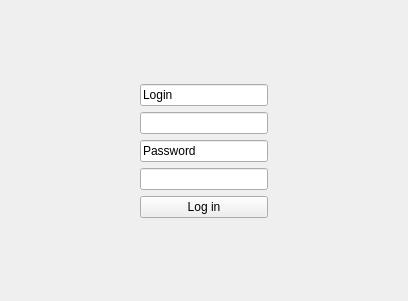
<?xml version="1.0" encoding="UTF-8"?>
<ui version="4.0">
 <class>windowLoginPassword</class>
 <widget class="QWidget" name="windowLoginPassword">
  <property name="geometry">
   <rect>
    <x>0</x>
    <y>0</y>
    <width>408</width>
    <height>301</height>
   </rect>
  </property>
  <property name="windowTitle">
   <string>Form</string>
  </property>
  <layout class="QGridLayout" name="gridLayout">
   <item row="3" column="1">
    <widget class="QLineEdit" name="lineEdit_4">
     <property name="text">
      <string>Password</string>
     </property>
    </widget>
   </item>
   <item row="0" column="1">
    <spacer name="verticalSpacer">
     <property name="orientation">
      <enum>Qt::Vertical</enum>
     </property>
     <property name="sizeHint" stdset="0">
      <size>
       <width>20</width>
       <height>40</height>
      </size>
     </property>
    </spacer>
   </item>
   <item row="1" column="1">
    <widget class="QLineEdit" name="lineEdit_3">
     <property name="text">
      <string>Login</string>
     </property>
    </widget>
   </item>
   <item row="2" column="1">
    <widget class="QLineEdit" name="lineEdit"/>
   </item>
   <item row="4" column="1">
    <widget class="QLineEdit" name="lineEdit_2"/>
   </item>
   <item row="4" column="2">
    <spacer name="horizontalSpacer_2">
     <property name="orientation">
      <enum>Qt::Horizontal</enum>
     </property>
     <property name="sizeHint" stdset="0">
      <size>
       <width>40</width>
       <height>20</height>
      </size>
     </property>
    </spacer>
   </item>
   <item row="4" column="0">
    <spacer name="horizontalSpacer">
     <property name="orientation">
      <enum>Qt::Horizontal</enum>
     </property>
     <property name="sizeHint" stdset="0">
      <size>
       <width>40</width>
       <height>20</height>
      </size>
     </property>
    </spacer>
   </item>
   <item row="6" column="1">
    <spacer name="verticalSpacer_2">
     <property name="orientation">
      <enum>Qt::Vertical</enum>
     </property>
     <property name="sizeHint" stdset="0">
      <size>
       <width>20</width>
       <height>40</height>
      </size>
     </property>
    </spacer>
   </item>
   <item row="5" column="1">
    <widget class="QPushButton" name="BT_Login">
     <property name="text">
      <string>Log in</string>
     </property>
    </widget>
   </item>
  </layout>
 </widget>
 <resources/>
 <connections/>
</ui>
